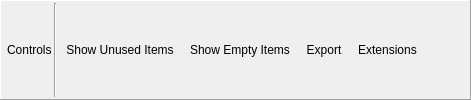
    <widget class="QFrame" name="toolbar">
     <property name="frameShape">
      <enum>QFrame::Panel</enum>
     </property>
     <property name="frameShadow">
      <enum>QFrame::Raised</enum>
     </property>
     <layout class="QHBoxLayout" name="toolbarLayout">
      <property name="spacing">
       <number>2</number>
      </property>
      <property name="leftMargin">
       <number>6</number>
      </property>
      <property name="topMargin">
       <number>2</number>
      </property>
      <property name="rightMargin">
       <number>6</number>
      </property>
      <property name="bottomMargin">
       <number>2</number>
      </property>
      <item>
       <widget class="QLabel" name="controlsLabel">
        <property name="text">
         <string>Controls</string>
        </property>
        <property name="margin">
         <number>4</number>
        </property>
       </widget>
      </item>
      <item>
       <widget class="Line" name="controlsLine">
        <property name="orientation">
         <enum>Qt::Vertical</enum>
        </property>
       </widget>
      </item>
      <item>
       <widget class="QToolButton" name="showUnused">
        <property name="toolTip">
         <string>Show items that are bound but not currently used by the pipeline.</string>
        </property>
        <property name="text">
         <string>Show Unused Items</string>
        </property>
        <property name="icon">
         <iconset resource="../../Resources/resources.qrc">
          <normaloff>:/page_white_delete.png</normaloff>:/page_white_delete.png</iconset>
        </property>
        <property name="checkable">
         <bool>true</bool>
        </property>
        <property name="toolButtonStyle">
         <enum>Qt::ToolButtonTextBesideIcon</enum>
        </property>
        <property name="autoRaise">
         <bool>true</bool>
        </property>
       </widget>
      </item>
      <item>
       <widget class="QToolButton" name="showEmpty">
        <property name="toolTip">
         <string>Show pipeline bindings which are completely empty and have nothing bound</string>
        </property>
        <property name="text">
         <string>Show Empty Items</string>
        </property>
        <property name="icon">
         <iconset resource="../../Resources/resources.qrc">
          <normaloff>:/page_white_database.png</normaloff>:/page_white_database.png</iconset>
        </property>
        <property name="checkable">
         <bool>true</bool>
        </property>
        <property name="toolButtonStyle">
         <enum>Qt::ToolButtonTextBesideIcon</enum>
        </property>
        <property name="autoRaise">
         <bool>true</bool>
        </property>
       </widget>
      </item>
      <item>
       <widget class="QToolButton" name="exportHTML">
        <property name="toolTip">
         <string>Export the current pipeline state to an HTML file</string>
        </property>
        <property name="text">
         <string>Export</string>
        </property>
        <property name="icon">
         <iconset resource="../../Resources/resources.qrc">
          <normaloff>:/save.png</normaloff>:/save.png</iconset>
        </property>
        <property name="checkable">
         <bool>false</bool>
        </property>
        <property name="toolButtonStyle">
         <enum>Qt::ToolButtonTextBesideIcon</enum>
        </property>
        <property name="autoRaise">
         <bool>true</bool>
        </property>
       </widget>
      </item>
      <item>
       <widget class="QToolButton" name="extensions">
        <property name="text">
         <string>Extensions</string>
        </property>
        <property name="icon">
         <iconset resource="../../Resources/resources.qrc">
          <normaloff>:/plugin.png</normaloff>:/plugin.png</iconset>
        </property>
        <property name="toolButtonStyle">
         <enum>Qt::ToolButtonTextBesideIcon</enum>
        </property>
        <property name="autoRaise">
         <bool>true</bool>
        </property>
       </widget>
      </item>
      <item>
       <spacer name="horizontalSpacer">
        <property name="orientation">
         <enum>Qt::Horizontal</enum>
        </property>
        <property name="sizeHint" stdset="0">
         <size>
          <width>40</width>
          <height>20</height>
         </size>
        </property>
       </spacer>
      </item>
     </layout>
    </widget>
